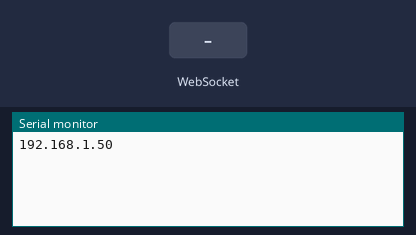
Simulated run of this sketch. Board: ESP32. On the bench: the last lines printed to the serial monitor. Inputs (shaded band) come from the test bench. WiFi joins after 1.5 s; servers stay silent unless stated; random numbers use the default seed unless the sketch sets one.

Above: at 2.7 s.
2.8 s: WebSocket text "1" received
At 3.7 s:
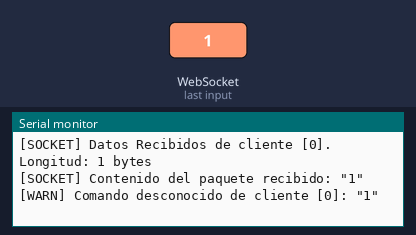
4.3 s: WebSocket text "0" received
At 5.1 s:
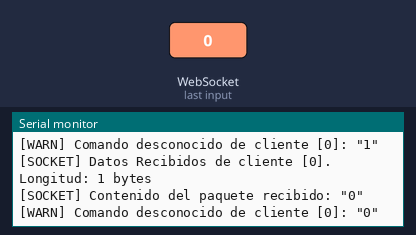
5.8 s: WebSocket text "2" received
At 6.2 s:
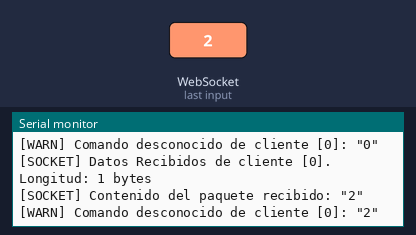

The sketch:

web_server_ESP32.ino
```cpp
#include <WiFi.h>
#include <WebSocketsServer.h>

const char* ssid = "Ramon-01";
const char* password = "Akira165";

WebSocketsServer webSocket = WebSocketsServer(81);

void webSocketEvent(uint8_t num, WStype_t type, uint8_t* payload, size_t length) {
  switch (type) {
    case WStype_DISCONNECTED:
      Serial.printf("[SOCKET] Desconexion. Cliente [%d] se ha desconectado.\n", num);
      break;

    case WStype_CONNECTED:
      {
        IPAddress ip = webSocket.remoteIP(num);
        Serial.println("---------------------------------------------------------");
        Serial.printf("[SOCKET] Handshake HTTP completado con éxito.\n");
        Serial.printf("[SOCKET] Protocolo cambiado de HTTP a WebSocket de forma permanente.\n");
        Serial.printf("[SOCKET] Cliente asignado ID: [%d] desde la IP: %d.%d.%d.%d\n",
                      num, ip[0], ip[1], ip[2], ip[3]);
        Serial.println("---------------------------------------------------------");
        break;
      }

    case WStype_TEXT:
      Serial.printf("[SOCKET] Datos Recibidos de cliente [%d]. Longitud: %d bytes\n", num, length);
      Serial.printf("[SOCKET] Contenido del paquete recibido: \"%s\"\n", (char*)payload);

      if (strcmp((char*)payload, "GET_DATA") == 0) {
        Serial.printf("[LOG] El cliente [%d] solicito actualizacion de variables.\n", num);
        enviar_datos_json(num);
      } else {
        Serial.printf("[WARN] Comando desconocido de cliente [%d]: \"%s\"\n", num, (char*)payload);
      }
      break;

    case WStype_BIN:
      Serial.printf("[SOCKET] Datos Binarios recibidos de cliente [%d]. Longitud: %d\n", num, length);
      break;

    case WStype_ERROR:
      Serial.printf("[ERROR] Ocurrió un error en la conexion con el cliente [%d]\n", num);
      break;

    default:
      break;
  }
}

String obtener_humedad() {
  return String(random(60, 85));
}

String obtener_temperatura() {
  return String(random(5, 20));
}

void enviar_datos_json(uint8_t num) {
  String temp = obtener_temperatura();
  String hum = obtener_humedad();
  String jsonString = "{\"temperatura\":\"" + temp + "\",\"humedad\":\"" + hum + "\"}";
  webSocket.sendTXT(num, jsonString);
}

void setup() {
  Serial.begin(115200);
  WiFi.begin(ssid, password);

  while (WiFi.status() != WL_CONNECTED) {
    delay(500);
  }

  Serial.println(WiFi.localIP());

  webSocket.begin();
  webSocket.onEvent(webSocketEvent);
}

void loop() {
  webSocket.loop();
}
```

Measured:
- after the input at 2.8 s, the serial monitor: prints a new line at once (image 1)
- after the input at 4.3 s, the serial monitor: prints a new line at once (image 2)
- after the input at 5.8 s, the serial monitor: prints a new line at once (image 3)
